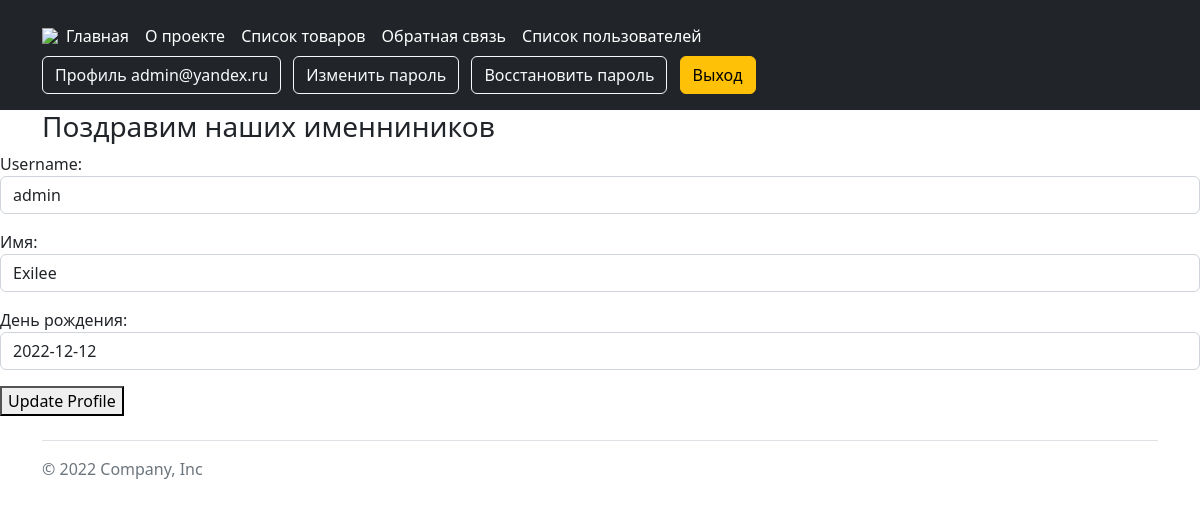
The app's page /auth/profile/ (signed in) with its own data.
### users/models.py (models this page shows)
class CustomUser(AbstractUser):
    objects = UserManager()
    username = models.CharField('username', max_length=150)
    email = models.EmailField('email address', unique=True)
    USERNAME_FIELD = 'email'
    REQUIRED_FIELDS = ['username']
    birthday = models.DateField(
        'день рождения',
        blank=True,
        null=True,
    )

### users/views.py (the view, shortened to what this page needs)
class Profile(View):
    def get(sekf, request):
        form = CustomUserProfileForm(
            request.POST or None,
            instance=request.user)
        return render(request, 'users/profile.html', {'form': form})

### users/forms.py
class CustomUserProfileForm(UserChangeForm):
    password = None
    class Meta:
        model = CustomUser
        fields = (
            'username',
            'first_name',
            'birthday')
        labels = {
            'first_name': 'Имя',
            'birthday': 'День рождения',
        }
    def __init__(self, *args, **kwargs):
        super().__init__(*args, **kwargs)
        for field in self.visible_fields():
            field.field.widget.attrs['class'] = 'form-control'

### users/context_processors.py (called while the page is built)
def get_birthday_user(request):
    birthday_users = CustomUser.objects.filter(birthday=date.today()).only(
        'email',
        'username'
    )
    return {'birthday_users': birthday_users}

### templates/users/profile.html (shortened to what this page needs)
{% extends 'base.html' %}
{% block content %}
<form action="." method="post">
  {{ form.as_p }}
  <button type="submit">Update Profile</button>
</form>
{% endblock %}

### templates/includes/header.html
{% load static %}
<header class="p-3 text-bg-dark">
    <div class="container">
      <div class="d-flex flex-wrap align-items-center justify-content-center justify-content-lg-start">
        <a href="/" class="d-flex align-items-center mb-2 mb-lg-0 text-white text-decoration-none">
          <img src="{% static 'favicon_package/logo.svg' %}"
        </a>
        <ul class="nav col-12 col-lg-auto me-lg-auto mb-2 justify-content-center mb-md-0">
          {% with request.resolver_match.view_name as view_name %}
            {% if view_name == 'homepage:home' %}
              <li><a href="{% url 'homepage:home' %}" class="nav-link px-2 text-secondary">Главная</a></li>
            {% else %}
              <li><a href="{% url 'homepage:home' %}" class="nav-link px-2 text-white">Главная</a></li>
            {% endif %}
            {% if view_name == 'about:description' %}
              <li><a href="{% url 'about:description' %}" class="nav-link px-2 text-secondary">О проекте</a></li>
            {% else %}
              <li><a href="{% url 'about:description' %}" class="nav-link px-2 text-white">О проекте</a></li>
            {% endif %}
            {% if view_name == 'catalog:item_list' or view_name == 'catalog:item_detail'%}
              <li><a href="{% url 'catalog:item_list' %}" class="nav-link px-2 text-secondary">Список товаров</a></li>
            {% else %}
              <li><a href="{% url 'catalog:item_list' %}" class="nav-link px-2 text-white">Список товаров</a></li>
            {% endif %}
            {% if view_name == 'feedback:feedback' or view_name == 'feedback:feedback'%}
              <li><a href="{% url 'feedback:feedback' %}" class="nav-link px-2 text-secondary">Обратная связь</a></li>
            {% else %}
              <li><a href="{% url 'feedback:feedback' %}" class="nav-link px-2 text-white">Обратная связь</a></li>
            {% endif %}
            {% if user.is_staff %}
              {% if view_name == 'users:user_list' or view_name == 'users:user_detail'%}
                <li><a href="{% url 'users:user_list' %}" class="nav-link px-2 text-secondary">Список пользователей</a></li>
              {% else %}
                <li><a href="{% url 'users:user_list' %}" class="nav-link px-2 text-white">Список пользователей</a></li>
              {% endif %}
            {% endif %}
          {% endwith %}
        </ul>
        <div class="text-end">
          {% if user.is_authenticated %}
            <a type="button" class="btn btn-outline-light me-2" href="{% url 'users:profile' %}">Профиль {{ user.email }}</a>
            <a type="button" class="btn btn-outline-light me-2" href="{% url 'users:password_change' %}">Изменить пароль</a>
            <a type="button" class="btn btn-outline-light me-2" href="{% url 'users:password_reset' %}">Восстановить пароль</a>
            <a type="button" class="btn btn-warning" href="{% url 'users:logout' %}">Выход</a>
          {% else %}
            <a type="button" class="btn btn-outline-light me-2" href="{% url 'users:login' %}">Войти</a>
            <a type="button" class="btn btn-warning" href="{% url 'users:signup' %}">Зарегистрироваться</a>
          {% endif %}
        </div>
      </div>
    </div>
</header>

### records on screen
CustomUser: email "admin@yandex.ru", username "admin", first_name "Exilee", birthday "2022-12-12"
